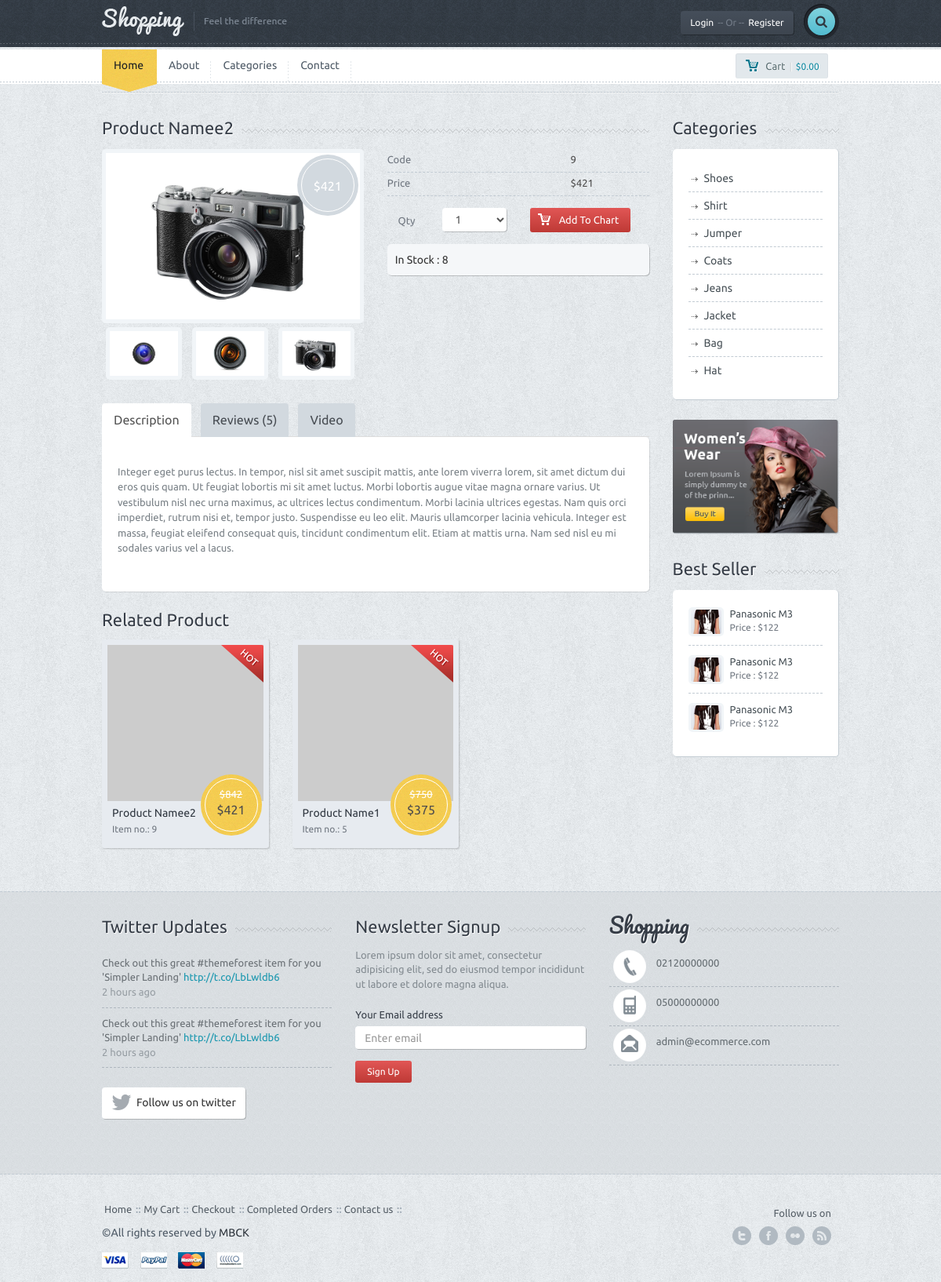
The app's page /product-detail.php?product_id=9 with its own data.
### tables this page shows
CREATE TABLE `setting` (
  `setting_id` int(11) NOT NULL,
  `setting_logo` varchar(150) DEFAULT NULL,
  `setting_url` varchar(50) NOT NULL,
  `setting_title` varchar(250) DEFAULT NULL,
  `setting_description` varchar(250) DEFAULT NULL,
  `setting_keywords` varchar(250) DEFAULT NULL,
  `setting_author` varchar(100) DEFAULT NULL,
  `setting_tel` varchar(50) DEFAULT NULL,
  `setting_gsm` varchar(50) DEFAULT NULL,
  `setting_fax` varchar(50) DEFAULT NULL,
  `setting_mail` varchar(50) DEFAULT NULL,
  `setting_district` varchar(50) DEFAULT NULL,
  `setting_country` varchar(50) DEFAULT NULL,
  `setting_adress` varchar(250) DEFAULT NULL,
  `setting_time` varchar(250) DEFAULT NULL,
  `setting_maps` varchar(250) DEFAULT NULL,
  `setting_analystic` varchar(250) DEFAULT NULL,
  `setting_desk` varchar(250) DEFAULT NULL,
  `setting_facebook` varchar(100) DEFAULT NULL,
  `setting_twitter` varchar(100) DEFAULT NULL,
  `setting_google` varchar(100) DEFAULT NULL,
  `setting_youtube` varchar(100) DEFAULT NULL,
  `setting_smtphost` varchar(50) DEFAULT NULL,
  `setting_smtppassword` varchar(50) DEFAULT NULL,
  `setting_smtpport` varchar(50) DEFAULT NULL,
  `setting_live` enum('0','1') NOT NULL DEFAULT '1'
);

CREATE TABLE `menu` (
  `menu_id` int(11) NOT NULL,
  `menu_top` varchar(50) NOT NULL,
  `menu_name` varchar(100) NOT NULL,
  `menu_detail` text NOT NULL,
  `menu_url` varchar(250) NOT NULL,
  `menu_order` int(2) NOT NULL,
  `menu_status` enum('0','1') NOT NULL,
  `menu_seourl` varchar(250) NOT NULL
);

CREATE TABLE `product` (
  `product_id` int(11) NOT NULL,
  `category_id` int(11) NOT NULL,
  `product_time` timestamp NOT NULL DEFAULT CURRENT_TIMESTAMP,
  `product_name` varchar(250) NOT NULL,
  `product_seourl` varchar(250) NOT NULL,
  `product_detail` text NOT NULL,
  `product_price` float(9,2) NOT NULL,
  `product_video` varchar(50) NOT NULL,
  `product_keyword` varchar(250) NOT NULL,
  `product_stock` int(11) NOT NULL,
  `product_status` enum('0','1') NOT NULL,
  `product_order` int(2) NOT NULL,
  `product_homeshowcase` enum('0','1') NOT NULL DEFAULT '0'
);

CREATE TABLE `categories` (
  `category_id` int(11) NOT NULL,
  `category_name` varchar(100) NOT NULL,
  `category_top` int(2) NOT NULL,
  `category_seourl` varchar(250) NOT NULL,
  `category_order` int(2) NOT NULL,
  `category_status` enum('0','1') NOT NULL DEFAULT '1'
);

### admin/production/function.php (called while the page is built, shortened)
<?php
function seo($str, $options = array())
{
    $str = mb_convert_encoding((string)$str, 'UTF-8', mb_list_encodings());
    $defaults = array(
        'delimiter' => '-',
        'limit' => null,
        'lowercase' => true,
        'replacements' => array(),
        'transliterate' => true
    );
    $options = array_merge($defaults, $options);
    $str = preg_replace(array_keys($options['replacements']), $options['replacements'], $str);
    if ($options['transliterate']) {
        $str = str_replace(array_keys($char_map), $char_map, $str);
    }
    $str = preg_replace('/[^\p{L}\p{Nd}]+/u', $options['delimiter'], $str);
    $str = preg_replace('/(' . preg_quote($options['delimiter'], '/') . '){2,}/', '$1', $str);
    $str = mb_substr($str, 0, ($options['limit'] ? $options['limit'] : mb_strlen($str, 'UTF-8')), 'UTF-8');
    $str = trim($str, $options['delimiter']);
    return $options['lowercase'] ? mb_strtolower($str, 'UTF-8') : $str;
}
?>

### product-detail.php (the view, shortened to what this page needs)
<?php
	require_once 'header.php';
	$sql=$db->prepare("SELECT * FROM product WHERE product_id=:product_id");
	$sql->execute(['product_id' => $_GET['product_id']]);
	$productbring=$sql->fetch(PDO::FETCH_ASSOC);
?>
<div class="container">
	<div class="lines"></div>
</div>
<div class="container">
	<div class="row">
		<div class="col-md-9">
			<div class="title-bg">
				<div class="title"><?php echo $productbring['product_name']; ?></div>
			</div>
			<div class="row">
				<div class="col-md-6">
					<div class="dt-img">
						<div class="detpricetag"><div class="inner">$<?php echo $productbring['product_price']; ?></div></div>
						<a class="fancybox" href="images\sample-1.jpg" data-fancybox-group="gallery" title="Cras neque mi, semper leon"><img src="images\sample-1.jpg" alt="" class="img-responsive"></a>
					</div>
					<div class="thumb-img">
						<a class="fancybox" href="images\sample-4.jpg" data-fancybox-group="gallery" title="Cras neque mi, semper leon"><img src="images\sample-4.jpg" alt="" class="img-responsive"></a>
					</div>
					<div class="thumb-img">
						<a class="fancybox" href="images\sample-5.jpg" data-fancybox-group="gallery" title="Cras neque mi, semper leon"><img src="images\sample-5.jpg" alt="" class="img-responsive"></a>
					</div>
					<div class="thumb-img">
						<a class="fancybox" href="images\sample-1.jpg" data-fancybox-group="gallery" title="Cras neque mi, semper leon"><img src="images\sample-1.jpg" alt="" class="img-responsive"></a>
					</div>
				</div>
				<div class="col-md-6 det-desc">
					<div class="productdata">
						<div class="infospan">Code <span><?php echo $productbring['product_id']; ?></span></div>
						<div class="infospan">Price <span>$<?php echo $productbring['product_price']; ?></span></div>
						<form class="form-horizontal ava" role="form">
							<div class="form-group">
								<label for="qty" class="col-sm-2 control-label">Qty</label>
								<div class="col-sm-4">
									<select class="form-control" id="qty">
										<option>1
										<option>2
									</select>
								</div>
								<div class="col-sm-4">
									<button class="btn btn-default btn-red btn-sm"><span class="addchart">Add To Chart</span></button>
								</div>
								<div class="clearfix"></div>
							</div>
						</form>
						<div class="sharing">
							<div class="avatock"><span>
								<?php
									if ($productbring['product_stock']>=1) {
										echo "In Stock : ".$productbring['product_stock'];
									} else {
										echo "Out Stock : ".$productbring['product_stock'];
									}
								?>
							</span></div>
						</div>
					</div>
				</div>
			</div>
			<?php
				$product_id=$productbring['product_id'];
				$commentsql=$db->prepare("SELECT * FROM comments WHERE product_id=:product_id");
				$commentsql->execute([
					'product_id' => $product_id
				]);
			?>
			<div class="tab-review">
				<ul id="myTab" class="nav nav-tabs shop-tab">
					<li <?php if ($_GET['status']!="success") {?> class="active" <?php } ?>><a href="#desc" data-toggle="tab">Description</a></li>
					<li <?php if ($_GET['status']=="success") {?> class="active" <?php } ?>><a href="#rev" data-toggle="tab">Reviews (<?php echo $commentsql->rowCount(); ?>)</a></li>
					<li class=""><a href="#video" data-toggle="tab">Video</a></li>
				</ul>
				<div id="myTabContent" class="tab-content shop-tab-ct">
					<div class="tab-pane fade <?php if ($_GET['status']!="success") {?> active in <?php } ?>" id="desc">
						<?php echo $productbring['product_detail']; ?>
					</div>
				</div>
			</div>
			<div id="title-bg">
				<div class="title">Related Product</div>
			</div>
			<div class="row prdct">
				<?php
					$category_id=$productbring['category_id'];
					$productrelated_control=$db->prepare("SELECT * FROM product WHERE category_id=:category_id order by rand() ASC limit 3");
					$productrelated_control->execute(
						[
							'category_id' => $category_id
						]
					);
					while($productrelated_bring=$productrelated_control->fetch(PDO::FETCH_ASSOC)) {
				?>
				<div class="col-md-4">
					<div class="productwrap">
						<div class="pr-img">
							<div class="hot"></div>
							<a href="product-<?=seo($productrelated_bring["product_name"]).'-'.$productrelated_bring["product_id"]?>"><img src="http://via.placeholder.com/250x250" alt="" class="img-responsive"></a>
							<div class="pricetag on-sale"><div class="inner on-sale"><span class="onsale"><span class="oldprice">$<?php echo $productrelated_bring['product_price']*2 ?></span>$<?php echo $productrelated_bring['product_price'] ?></span></div></div>
						</div>
						<span class="smalltitle"><a href="#"><?php echo $productrelated_bring['product_name'] ?></a></span>
						<span class="smalldesc">Item no.: <?php echo $productrelated_bring['product_id'] ?></span>
					</div>
				</div>
				<?php } ?>
			</div>
			<div class="spacer"></div>
		</div>
		<?php require_once 'sidebar.php'; ?>
	</div>
</div>
<?php
	require_once 'footer.php';
?>

### header.php (shortened to what this page needs)
<?php
    require_once 'admin/system/connect.php';
	require_once 'admin/production/function.php';
	$sql=$db->prepare("SELECT * FROM setting WHERE setting_id=:id");
	$sql->execute(['id' => 1]);
	$settingbring=$sql->fetch(PDO::FETCH_ASSOC);
	$usersql=$db->prepare("SELECT * FROM user WHERE user_mail=:mail");
    $usersql->execute(['mail' => $_SESSION['usercustomer_mail']]);
    $userbring=$usersql->fetch(PDO::FETCH_ASSOC);
?>
<!DOCTYPE html>
<html lang="en">
  <head>
	<link href='font-awesome\css\font-awesome.css' rel="stylesheet" type="text/css">
    <link href="bootstrap\css\bootstrap.min.css" rel="stylesheet">
	<link rel="stylesheet" href="style.css">
	<link rel="stylesheet" type="text/css" href="js\product\jquery.fancybox.css?v=2.1.5" media="screen">
	<link rel="stylesheet" href="css\owl.carousel.css">
	<link rel="stylesheet" href="css\owl.transitions.css">
  </head>
  <body>
  <div id="wrapper">
	<div class="header">
		<div class="container">
			<div class="row">
				<div class="col-xs-6 col-md-4 main-logo">
					<a href="index"><img src="<?php echo $settingbring['setting_logo']; ?>" alt="logo" class="logo img-responsive"></a>
				</div>
				<div class="col-md-8">
					<div class="pushright">
						<div class="top">
							<?php
								if(!isset($_SESSION['usercustomer_mail'])) {
							?>
								<a href="#" id="reg" class="btn btn-default btn-dark">Login<span>-- Or --</span>Register</a>
							<?php } else { ?>
								<a href="#" class="btn btn-default btn-dark">Welcome<span><?php echo $userbring['user_name']; ?> </span></a>
							<?php } ?>
							<div class="srch-wrap">
								<a href="#" id="srch" class="btn btn-default btn-search"><i class="fa fa-search"></i></a>
							</div>
						</div>
					</div>
				</div>
			</div>
		</div>
		<div class="dashed"></div>
	</div>
	<div class="main-nav">
		<div class="navbar navbar-default navbar-static-top">
			<div class="container">
				<div class="row">
					<div class="col-md-10">
						<div class="navbar-collapse collapse">
							<ul class="nav navbar-nav">
								<li><a href="index" class="active">Home</a><div class="curve"></div></li>
								<?php
									$menucontrol=$db->prepare("SELECT * FROM menu where menu_status=:mstatus order by menu_order ASC limit 5");
									$menucontrol->execute(
										[
											'mstatus' => 1
										]
									);
									while($menubring=$menucontrol->fetch(PDO::FETCH_ASSOC)) {
								?>
									<li><a href="<?php if(!empty($menubring['menu_url'])) { echo $menubring['menu_url']; } else { echo "page-".seo($menubring['menu_name']);} ?>"><?php echo $menubring['menu_name']?></a></li>
								<?php } ?>
							</ul>
						</div>
					</div>
					<div class="col-md-2 machart">
						<button id="popcart" class="btn btn-default btn-chart btn-sm "><span class="mychart">Cart</span>|<span class="allprice">$0.00</span></button>
					</div>
				</div>
			</div>
		</div>
	</div>

### sidebar.php
<div class="col-md-3">
				<div class="title-bg">
					<div class="title">Categories</div>
				</div>
				<div class="categorybox">
					<ul>
						<?php
							$categorycontrol=$db->prepare("SELECT * FROM categories order by category_order ASC");
							$categorycontrol->execute();
							while($categorybring=$categorycontrol->fetch(PDO::FETCH_ASSOC)) {
						?>
						<li><a href="category-<?=seo($categorybring["category_name"])?>"><?php echo $categorybring['category_name'] ?></a></li>
						<?php } ?>
					</ul>
				</div>
				<div class="ads">
					<a href="product.htm"><img src="images\ads.png" class="img-responsive" alt=""></a>
				</div>
				<div class="title-bg">
					<div class="title">Best Seller</div>
				</div>
				<div class="best-seller">
					<ul>
						<li class="clearfix">
							<a href="#"><img src="images\demo-img.jpg" alt="" class="img-responsive mini"></a>
							<div class="mini-meta">
								<a href="#" class="smalltitle2">Panasonic M3</a>
								<p class="smallprice2">Price : $122</p>
							</div>
						</li>
						<li class="clearfix">
							<a href="#"><img src="images\demo-img.jpg" alt="" class="img-responsive mini"></a>
							<div class="mini-meta">
								<a href="#" class="smalltitle2">Panasonic M3</a>
								<p class="smallprice2">Price : $122</p>
							</div>
						</li>
						<li class="clearfix">
							<a href="#"><img src="images\demo-img.jpg" alt="" class="img-responsive mini"></a>
							<div class="mini-meta">
								<a href="#" class="smalltitle2">Panasonic M3</a>
								<p class="smallprice2">Price : $122</p>
							</div>
						</li>
					</ul>
				</div>
			</div>

### footer.php (shortened to what this page needs)
<div class="f-widget">
		<div class="container">
			<div class="row">
				<div class="col-md-4">
					<div class="title-widget-bg">
						<div class="title-widget">Twitter Updates</div>
					</div>
					<ul class="tweets">
						<li>Check out this great #themeforest item for you
						'Simpler Landing' <a href="#">http://t.co/LbLwldb6 </a>
						<span>2 hours ago</span></li>
						<li class="lastone">Check out this great #themeforest item for you
						'Simpler Landing' <a href="#">http://t.co/LbLwldb6 </a>
						<span>2 hours ago</span></li>
					</ul>
					<a href="#" class="btn btn-default btn-follow"><i class="fa fa-twitter fa-2x"></i><div>Follow us on twitter</div></a>
				</div>
				<div class="col-md-4">
					<div class="title-widget-bg">
						<div class="title-widget">Newsletter Signup</div>
					</div>
					<div class="newsletter">
						<p>
							Lorem ipsum dolor sit amet, consectetur adipisicing elit, sed do eiusmod tempor incididunt ut labore et dolore magna aliqua.
						</p>
						<form role="form">
							<div class="form-group">
								<label>Your Email address</label>
								<input type="email" class="form-control newstler-input" id="exampleInputEmail1" placeholder="Enter email">
								<button class="btn btn-default btn-red btn-sm">Sign Up</button>
							</div>
						</form>
					</div>
				</div>
				<div class="col-md-4">
					<div class="title-widget-bg">
						<div class="title-widget-cursive">Shopping</div>
					</div>
					<ul class="contact-widget">
						<li class="fphone"><?php echo $settingbring['setting_tel']; ?></li>
						<li class="fmobile"><?php echo $settingbring['setting_gsm']; ?></li>
						<li class="fmail lastone"><?php echo $settingbring['setting_mail']; ?></li>
					</ul>
				</div>
			</div>
			<div class="spacer"></div>
		</div>
	</div>
	<div class="footer">
		<div class="container">
			<div class="row">
				<div class="col-md-9">
					<ul class="footermenu">
						<li><a href="index-1.htm">Home</a></li>
						<li><a href="cart.htm">My Cart</a></li>
						<li><a href="checkout.htm">Checkout</a></li>
						<li><a href="order.htm">Completed Orders</a></li>
						<li><a href="contact.htm">Contact us</a></li>
					</ul>
					<div class="f-credit">&copy;All rights reserved by <a href="#"><?php echo $settingbring['setting_author']; ?></a></div>
					<a href=""><div class="payment visa"></div></a>
					<a href=""><div class="payment paypal"></div></a>
					<a href=""><div class="payment mc"></div></a>
					<a href=""><div class="payment nh"></div></a>
				</div>
				<div class="col-md-3">
					<div class="followon">Follow us on</div>
					<div class="fsoc">
						<a href="http://<?php echo $settingbring['setting_twitter']; ?>" class="ftwitter">twitter</a>
						<a href="http://<?php echo $settingbring['setting_facebook']; ?>" class="ffacebook">facebook</a>
						<a href="http://<?php echo $settingbring['setting_youtube']; ?>" class="fflickr">youtube</a>
						<a href="http://<?php echo $settingbring['setting_google']; ?>" class="ffeed">google</a>
					</div>
					<div class="clearfix"></div>
				</div>
			</div>
		</div>
	</div>
	</div>
  </body>
</html>

### records on screen
setting: setting_logo (picture), setting_tel "02120000000", setting_gsm "05000000000", setting_mail "admin@ecommerce.com", setting_author "MBCK"
menu: menu_name "About"
menu: menu_name "Categories"
menu: menu_name "Contact"
product: product_name "Product Namee2", product_price "421", product_id "9", product_stock "8", product_detail "Integer eget purus lectus. In tempor, nisl sit amet suscipit mattis, ante lorem viverra lorem, sit amet dictum dui eros quis quam. Ut feugiat lobortis mi sit amet luctus. Morbi lobortis augue vitae magna ornare varius. Ut vestibulum nisl nec urna maximus, ac ultrices lectus condimentum. Morbi lacinia ultrices egestas. Nam quis orci imperdiet, rutrum nisi et, tempor justo. Suspendisse eu leo elit. Mauris ullamcorper lacinia vehicula. Integer est massa, feugiat eleifend consequat quis, tincidunt condimentum elit. Etiam at mattis urna. Nam sed nisl eu mi sodales varius vel a lacus.", $productrelated_bring['product_price']*2 "842"
product: $productrelated_bring['product_price']*2 "750", product_price "375", product_name "Product Name1", product_id "5"
categories: category_name "Shoes"
categories: category_name "Shirt"
categories: category_name "Jumper"
categories: category_name "Coats"
categories: category_name "Jeans"
categories: category_name "Jacket"
categories: category_name "Bag"
categories: category_name "Hat"

### other values on screen
$commentsql->rowCount() "5"
